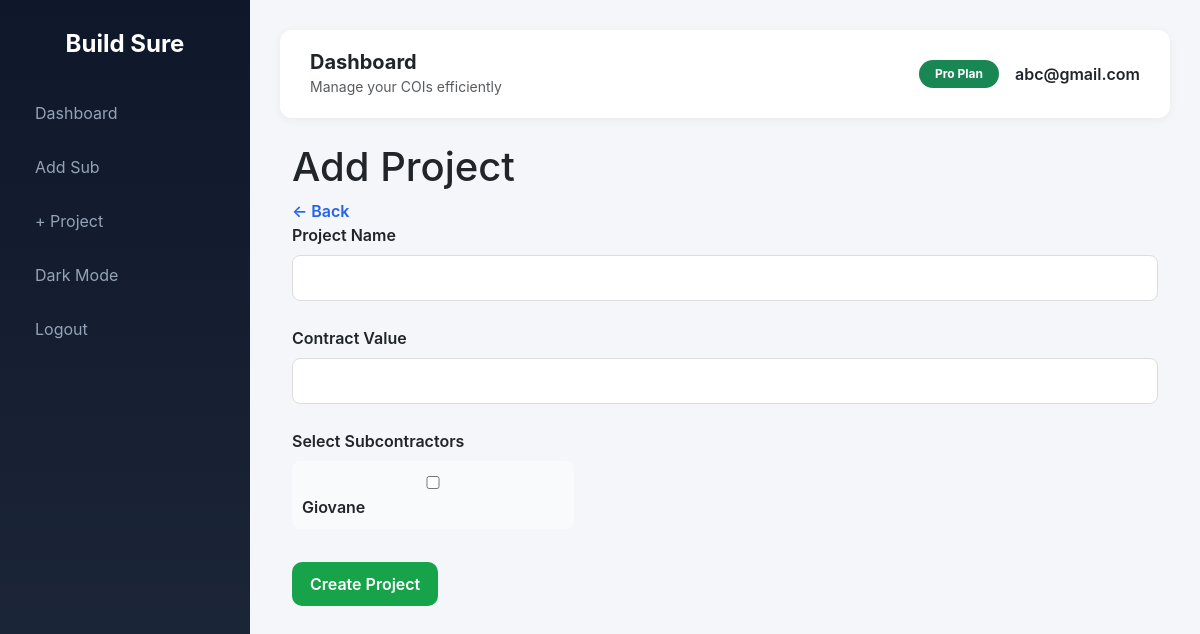
Before: /add_project (signed in) with the older database file.
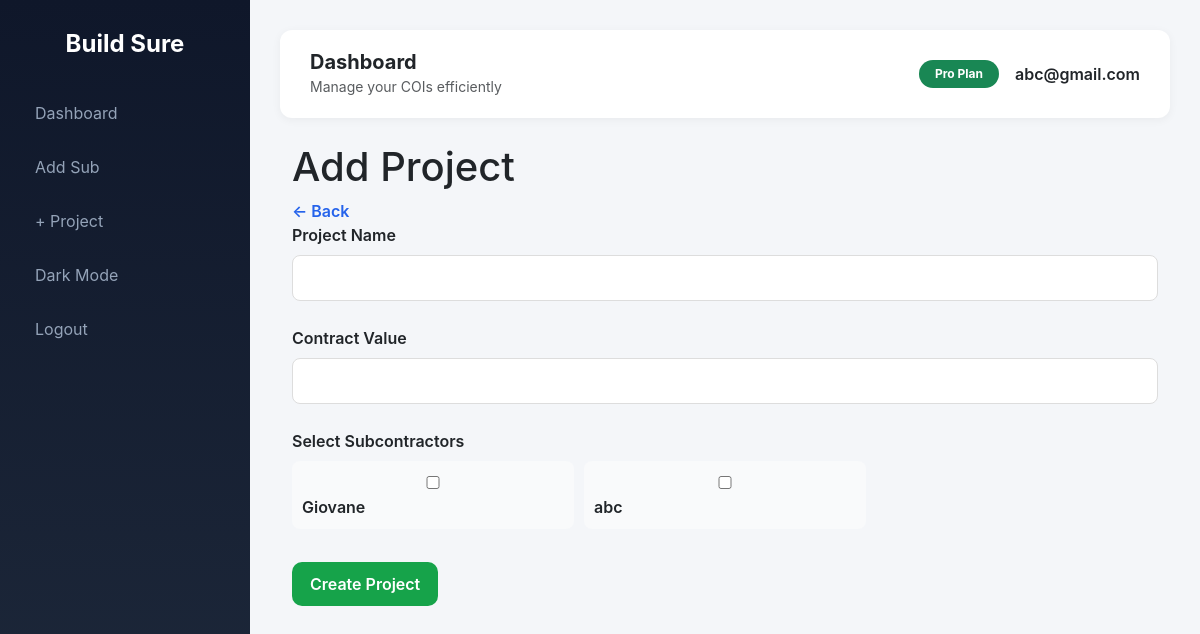
After: the same page with the newer database file.
### main.py (models this page shows, shortened)
class Subcontractor(db.Model):
    id = db.Column(db.Integer, primary_key=True)
    user_id = db.Column(
        db.Integer,
        db.ForeignKey('user.id'),
        nullable=False
    )
    name = db.Column(db.String(150))
    email = db.Column(db.String(150))
    phone = db.Column(db.String(30))
    role = db.Column(db.String(100))
    timezone = db.Column(db.String(50))
    coi_expiration = db.Column(db.Date)
    last_reminder_sent = db.Column(db.DateTime)  # 🔥 ADICIONE ISSO
    documents = db.relationship(
    'Document',
    backref='sub',
    lazy=True,
    cascade="all, delete-orphan"
)

### main.py (the view, shortened to what this page needs)
@app.route("/add_project", methods=["GET", "POST"])
@login_required
def add_project():
    subs = Subcontractor.query.filter_by(
        user_id=current_user.id
    ).all()
    return render_template("add_project.html", subs=subs)

### main.py (called while the page is built)
@login_manager.user_loader
def load_user(user_id):
    return db.session.get(User, int(user_id))

### templates/add_project.html (shortened to what this page needs)
{% extends "base.html" %}
{% block content %}
<div class="page-wrapper">
    <div class="page-header">
        <h1>Add Project</h1>
        <a href="{{ url_for('dashboard') }}" class="btn-back">← Back</a>
    </div>
    <div class="card-section">
        <form method="POST">
            <div class="form-group">
                <label>Project Name</label>
                <input type="text" name="name" required>
            </div>
            <div class="form-group">
                <label>Contract Value</label>
                <input type="number" step="0.01" name="contract_value">
            </div>
            <div class="form-group">
                <label>Select Subcontractors</label>
                <div class="checkbox-grid">
                    {% for sub in subs %}
                        <label class="checkbox-item">
                            <input type="checkbox" name="subcontractors" value="{{ sub.id }}">
                            {{ sub.name }}
                        </label>
                    {% endfor %}
                </div>
            </div>
            <button type="submit" class="btn-save">Create Project</button>
        </form>
    </div>
</div>
{% endblock %}

Changed rows visible on the page:
added Subcontractor: name "abc"
